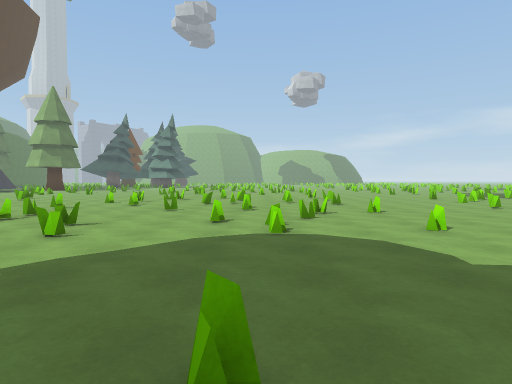
[1] (above)

24 first-person views from a walk through a scene from a Unity 3-D project. The camera is 1.4 m above the floor, tilts 2° down and sees 75° across. The floor is counted in squares, 2 m on a side. Each view is taken from the middle of a square. On the plan, view 1 faces up. The plan holds only what a view shows up to about 10 squares ahead; the rest is blank. The place goes on beyond the plan. Some animated figures are not drawn. Surface patterns are stand-ins for the level's own textures.

[2]
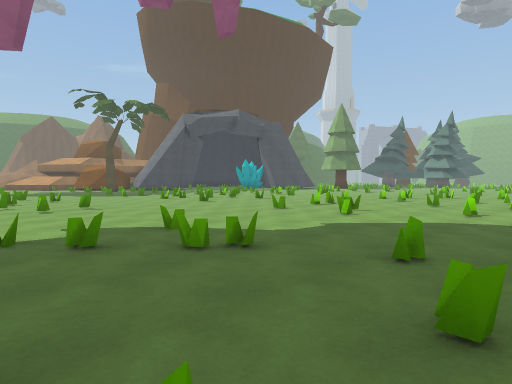

[3]
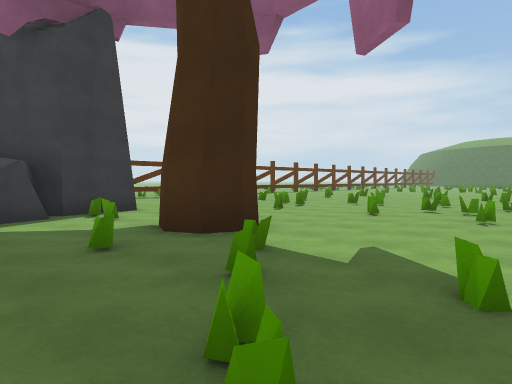

[4]
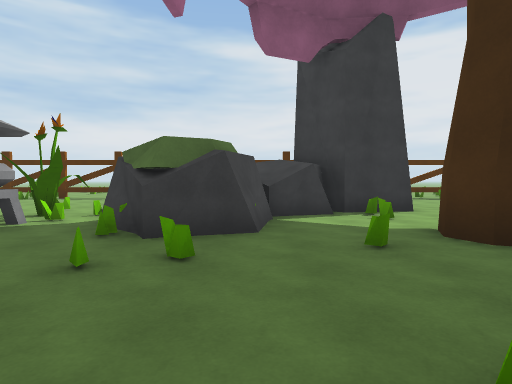

[5]
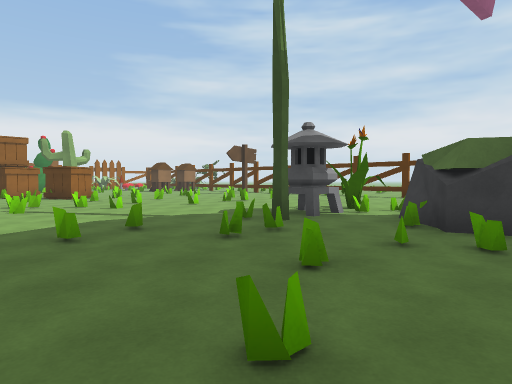

[6]
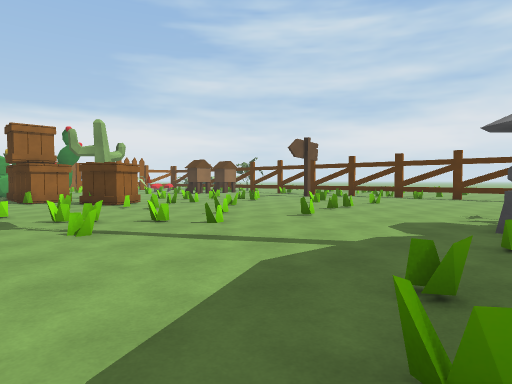

[7]
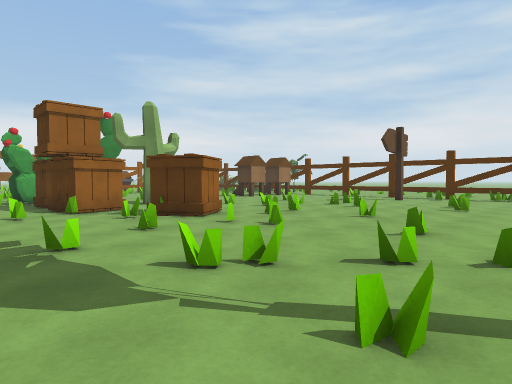

[8]
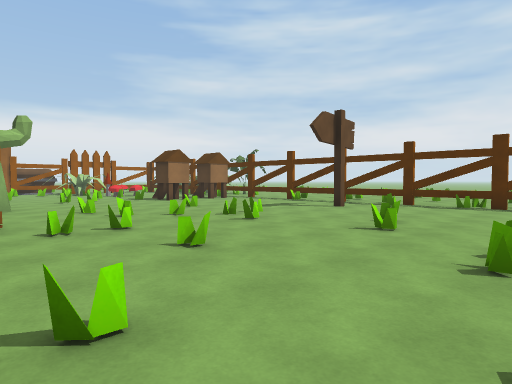

[9]
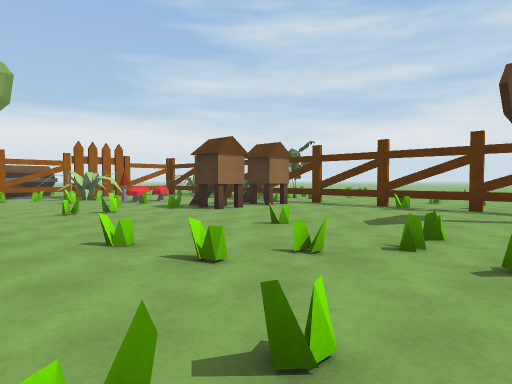

[10]
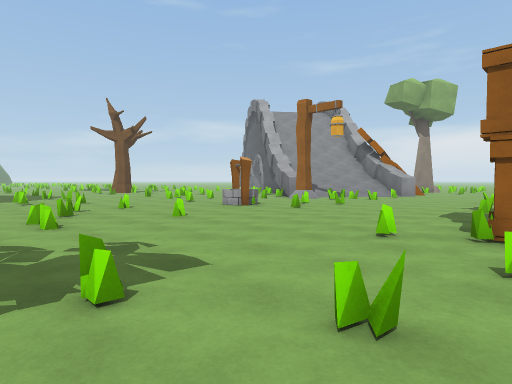

[11]
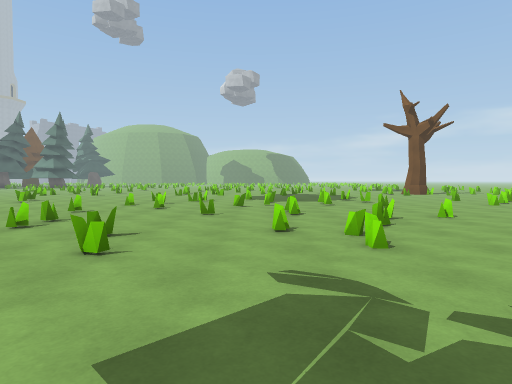

[12]
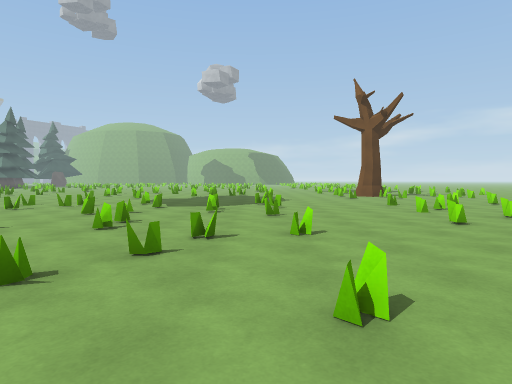

[13]
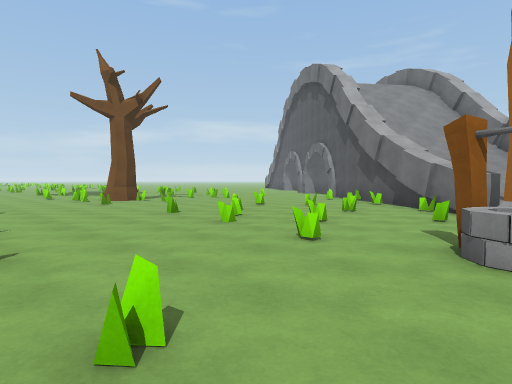

[14]
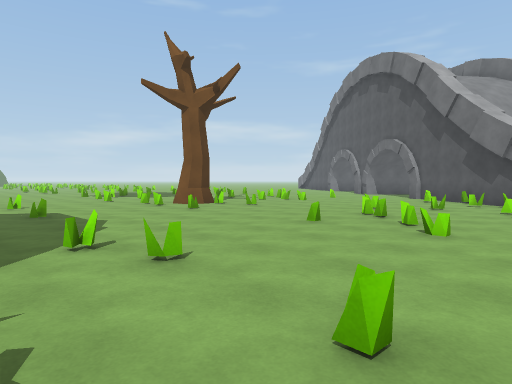

[15]
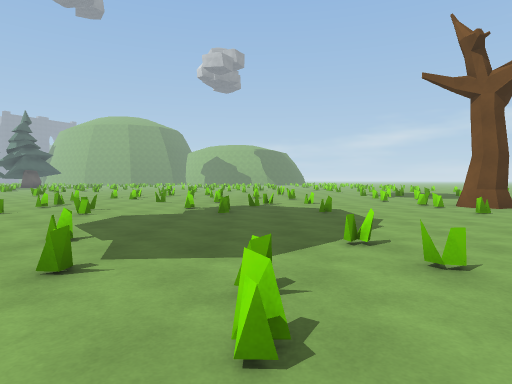

[16]
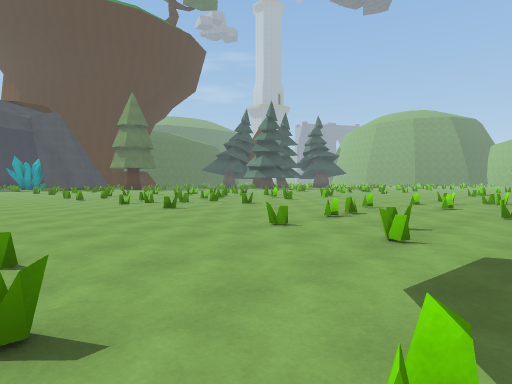

[17]
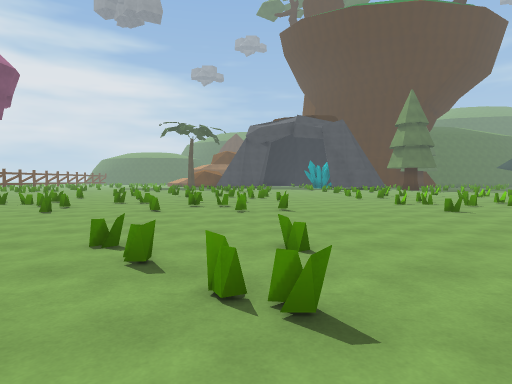

[18]
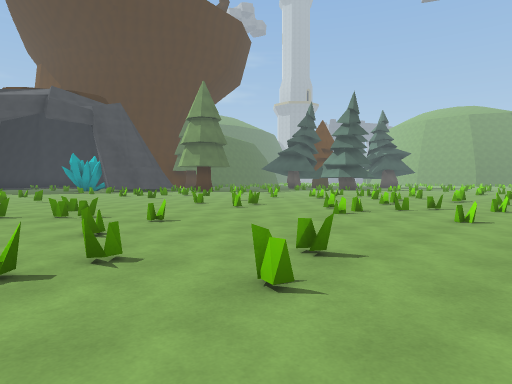

[19]
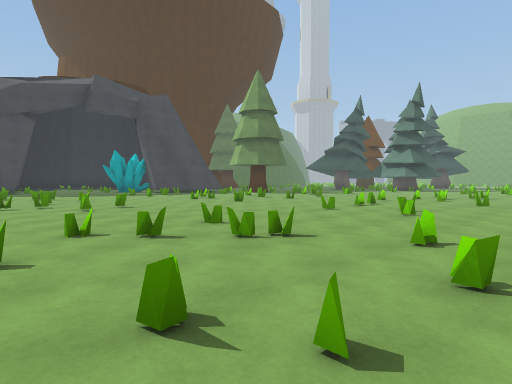

[20]
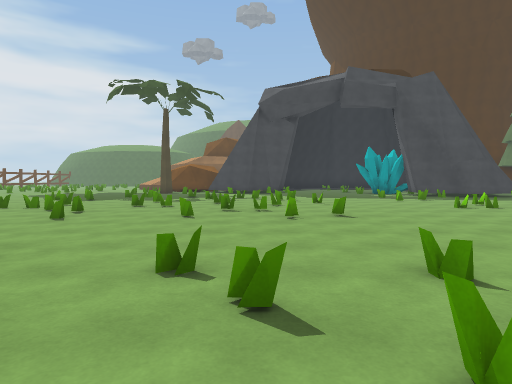

[21]
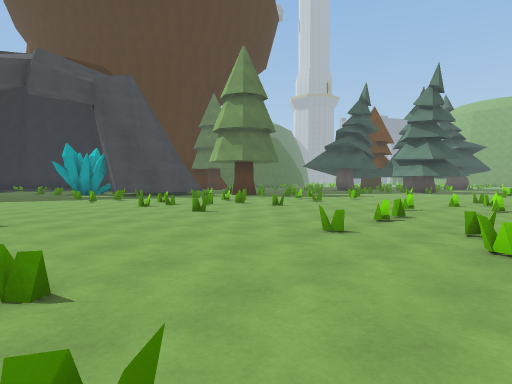

[22]
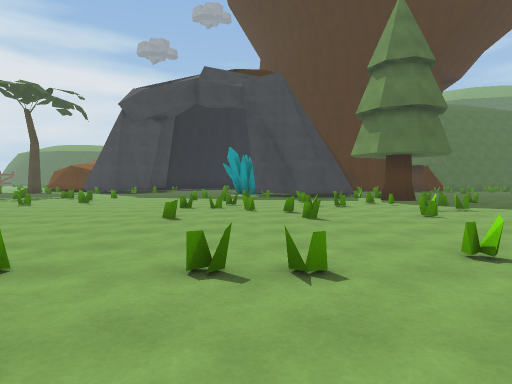

[23]
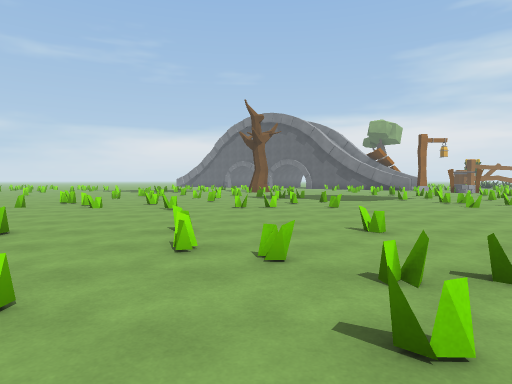

[24]
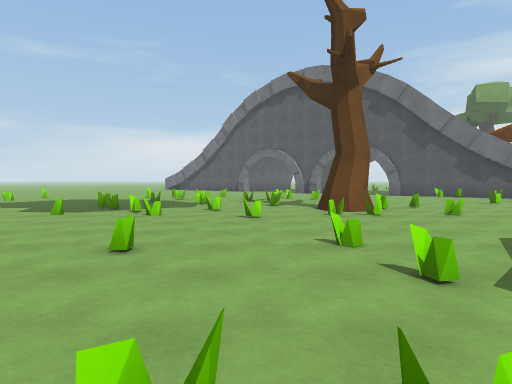

### Floor plan
Key: @ floor where view 1 was taken; # wall or solid block; x gap in a wall; . floor; = window, fence, low wall or low ledge; ^ raised ledge; R rock; P plant; T tree; C crate; A cactus; S streetlight.
Columns run from 13 left of view 1 to 22 right of it. Each row starts with its distance up from view 1.
 22   .=... =..    ....=...   ....=..=
 21   ..=.....=.  .=.....=. ..=....=.=
 20  .=.....=... =.....=....=....=....
 19  ...==.....=..=.=.....=..=.=....=.
 18  ..=....=.....=....=.....=....=T.
 17  .==.=....=..=.......=..=......T
 16  ..=.....==..=......==..=.....=.=.
 15 ..................................
 14 ...................................
 13  =..........=..=.......=..=......=..
 12  ....=....=..........=........==....
 11  .==.....=....=.....=....=....=...==
 10   .=........=.==.......=.==......=..
  9  .........=..........=.......=.=...#
  8  .=.....=..=.=.....=..=.=.......=.##
  7  ...==. ......=..........=....#..S.
  6  .==..  =...=.=....=...=.=....^
  5   .=   ...=..=..=.  .=..=..=...=
  4       ..=.=......   .=........=.=
  3      ............    .............
  2     ...............................
  1    ..=....=..=..=.......=..=.......=
  0   .=..=....=.@=..=....=.=...C.C.A
 -1  ...=.....=....=.....=....#.C.C A
 -2  .=..=.......=..T.......=.CC..
 -3   .=.....#...RR.....=....=...A
 -4    =..=. ...RRR.#......=.=........
 -5     =..  .=.R R=....=.....=....=....
 -6         ..RR   =P...=...=.=....=...=
 -7         .RRRRR  .=....=..=..=....=.
 -8            RR   ...............#..
 -9                  ... ..........x
-10                      ....#.....#
-11                      ...=..=...
-12                      #=#######
-13                       ..   ..
-14                            =

Where each view was taken, in squares from view 1:
view 1: 0 up, 0 right, facing up
view 2: 2 down, 1 right, facing up-left
view 3: 1 up, 1 left, facing down-left
view 4: 1 up, 1 left, facing down
view 5: 2 up, 1 left, facing down-right
view 6: 2 up, 3 right, facing down-right
view 7: 2 up, 7 right, facing down-right
view 8: 2 down, 7 right, facing down-right
view 9: 3 down, 11 right, facing down-right
view 10: 1 down, 10 right, facing up-right
view 11: 1 up, 10 right, facing up
view 12: 3 up, 13 right, facing up
view 13: 6 up, 13 right, facing up-right
view 14: 9 up, 12 right, facing up-right
view 15: 9 up, 12 right, facing up
view 16: 12 up, 10 right, facing up-left
view 17: 12 up, 10 right, facing left
view 18: 10 up, 4 right, facing up-left
view 19: 9 up, 0 right, facing up-left
view 20: 11 up, 2 left, facing left
view 21: 12 up, 2 left, facing up-left
view 22: 18 up, 2 left, facing left
view 23: 18 up, 2 left, facing right
view 24: 20 up, 10 right, facing right
